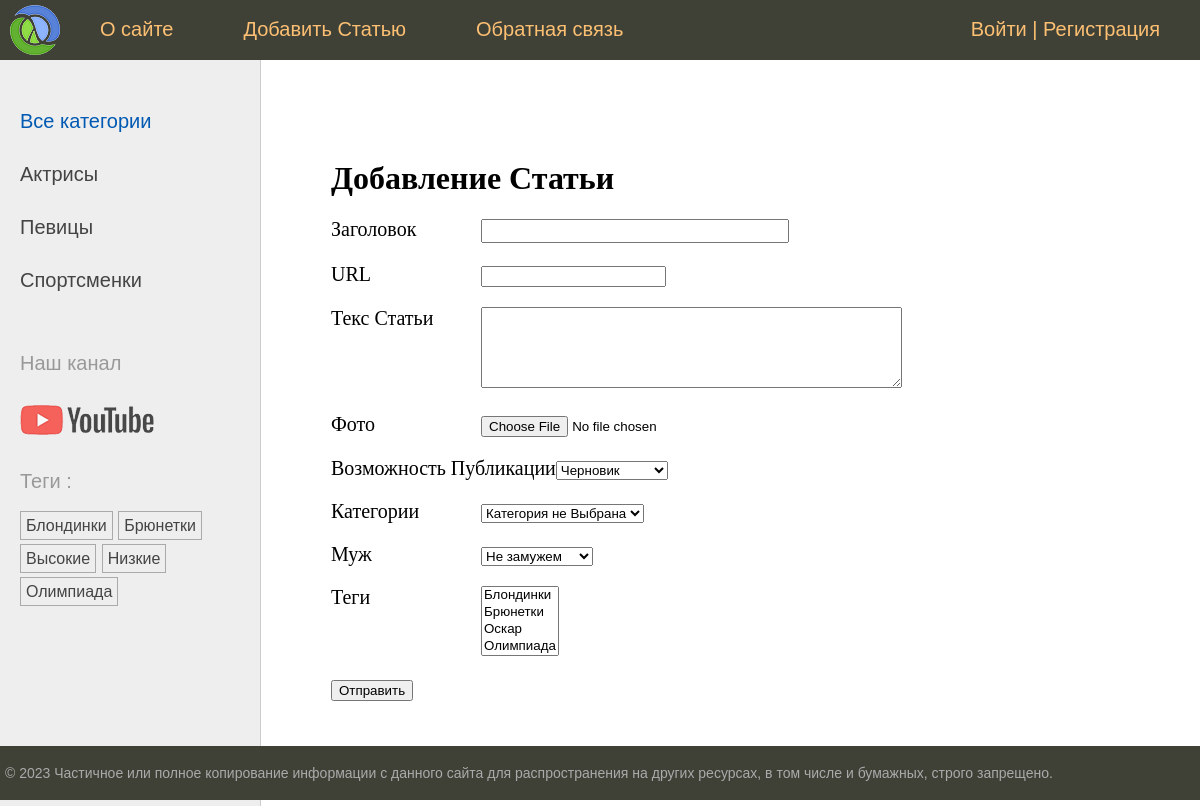
Screenshot of /women/addpage/ with the database file from the repository.
### women/models.py (models this page shows)
class Category(models.Model):
    name = models.CharField(max_length=100, db_index=True, verbose_name="Имя")
    slug = models.SlugField(max_length=255, unique=False, db_index=True)
    def __str__(self):
        return self.name
    class Meta:
        verbose_name = "Категория"
        verbose_name_plural = "Категории"
    def get_absolute_url(self):
        return reverse("category", kwargs={"cat_slug": self.slug})

class TagPost(models.Model):
    tag = models.CharField(max_length=100, db_index=True)
    slug = models.SlugField(max_length=255, unique=True, db_index=True)
    def __str__(self):
        return self.tag
    def get_absolute_url(self):
        return reverse("tag", kwargs={"tag_slug": self.slug})

### women/views.py (the view)
# urls.py: path("addpage/", views.AddPage.as_view(), name="add_page"),
class AddPage(DataMixin, CreateView):
    form_class = AddPostForm
    title_page = "Добавление Статьи"
    template_name = "women/addpage.html"
    success_url = reverse_lazy("home")

### women/forms.py (shortened to what this page needs)
class AddPostForm(forms.ModelForm):
    cat = forms.ModelChoiceField(
        queryset=Category.objects.all(),
        empty_label="Категория не Выбрана",
        label="Категории",
    )
    husband = forms.ModelChoiceField(
        queryset=Husband.objects.all(),
        required=False,
        empty_label="Не замужем",
        label="Муж",
    )
    class Meta:
        model = Women
        fields = [
            "title",
            "slug",
            "content",
            "photo",
            "is_published",
            "cat",
            "husband",
            "tags",
        ]
        widgets = {
            "title": forms.TextInput(attrs={"class": "form-input"}),
            "content": forms.Textarea(attrs={"cols": 50, "rows": 5}),
        }
        labels = {"slug": "URL"}

### users/context_processors.py (called while the page is built)
def get_women_context(request):
    return {"mainmenu": menu}

### women/models.py (called while the page is built)
    def __str__(self):
        return self.name

### women/templatetags/women_tags.py (called while the page is built)
@register.inclusion_tag("women/list_categories.html")
def show_categories(cat_selected=0):
    cats = Category.objects.annotate(total=Count("posts")).filter(total__gt=0)
    return {"cats": cats, "cat_selected": cat_selected}

@register.inclusion_tag("women/list_tags.html")
def show_all_tags():
    return {"tags": TagPost.objects.annotate(total=Count("tags")).filter(total__gt=0)}

### women/templates/women/addpage.html (shortened to what this page needs)
{% extends "base.html" %}
{% block content %}
<h1>{{ title }}</h1>
<form action="" method="post" enctype="multipart/form-data">
    {%for f in form %}
    <p><label class="form-label" for="{{ f.id_for_label }}">{{f.label}}</label>{{f}}</p>
    {% endfor %}
    <p><button type="submit">Отправить</button></p>
</form>
{% endblock %}

### women/templates/women/list_categories.html
{% for cat in cats%}
{% if cat.id == cat_selected%}
<li class="selected">{{cat.name}}</li>
{%else%}
<li><a href="{{ cat.get_absolute_url}}">{{cat.name}}</a></li>
{%endif%}
{% endfor %}

### women/templates/women/list_tags.html
{% if tags %}
<p> Теги :</p>
<ul class="tags-list">
    {% for t in tags%}
    <li><a href="{{t.get_absolute_url}}">{{t.tag}}</a></li>
    {% endfor %}
</ul>
{% endif%}

### women/static/women/css/styles.css (style rules this page uses)
html, body { font-family: 'Arial'; margin: 0; padding: 0; height: 100%; width: 100%; color: #444; }
a { color: #0059b2; text-decoration: none; }
.left-chapters ul { width: 230px; margin: 0; padding: 20px 10px 10px 20px; list-style: none; font-size: 20px; }
.left-chapters ul li { margin: 30px 0 0 0; color: #999; }
.left-chapters ul li a { color: #444; text-decoration: none; }
ul.tags-list { width: 100%; margin: 0; padding: 0; list-style: none; }
ul.tags-list li { margin: 0; padding: 0 0 10px; display: inline-block; }
ul.tags-list li a { padding: 5px; font-size: 16px; border: 1px solid #aaa; }
.content-text h1 { font-size: 32px; }
.form-input { width: 300px; font-size: 16px; }
.form-label { display: inline-block; min-width: 150px; vertical-align: top; }

### rows the page displays
Category: name "Актрисы"
Category: name "Певицы"
Category: name "Спортсменки"
TagPost: tag "Блондинки"
TagPost: tag "Брюнетки"
TagPost: tag "Высокие"
TagPost: tag "Низкие"
TagPost: tag "Олимпиада"

### other values shown
{{ m.title }} "О сайте" "Добавить Статью" "Обратная связь"
{{ title }} "Добавление Статьи"
{{ f.label }} "Заголовок" "URL" "Текс Статьи" "Фото" "Возможность Публикации" "Категории" "Муж" "Теги"
